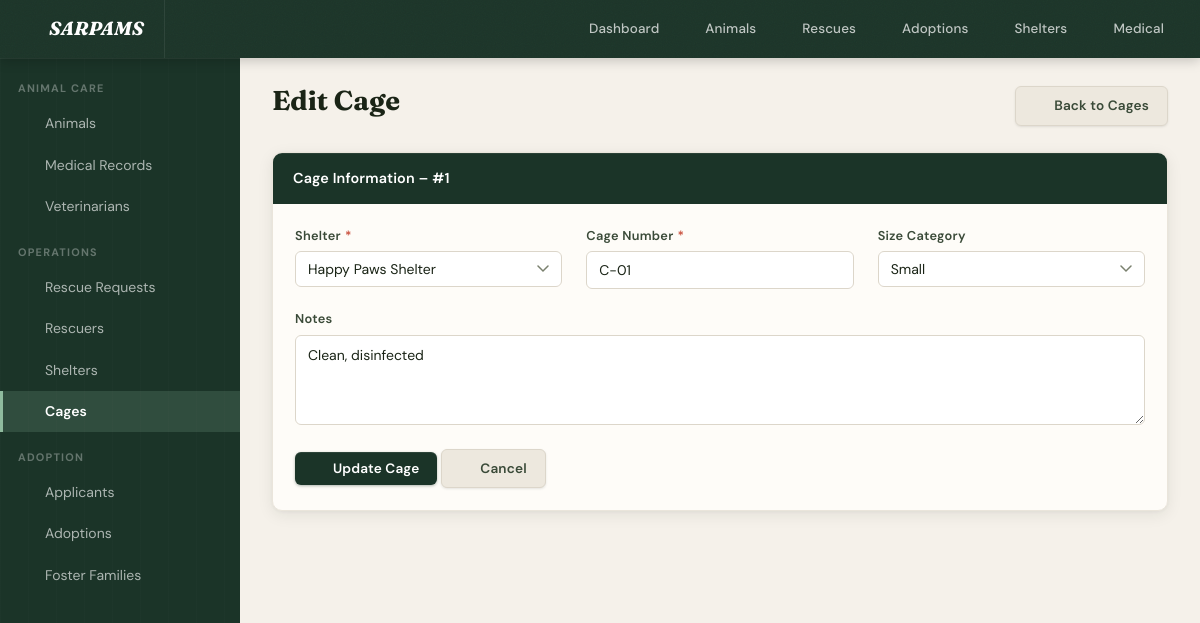
Screenshot of /cages/edit.php?id=1 with the database file from the repository.
### tables this page shows
CREATE TABLE IF NOT EXISTS CAGE (
    cage_id       INT AUTO_INCREMENT PRIMARY KEY,
    shelter_id    INT NOT NULL,
    cage_number   VARCHAR(10) NOT NULL,
    size_category ENUM('Small','Medium','Large') NOT NULL,
    is_occupied   BOOLEAN DEFAULT FALSE,
    notes         TEXT,
    FOREIGN KEY (shelter_id) REFERENCES SHELTER(shelter_id) ON DELETE RESTRICT
);

CREATE TABLE IF NOT EXISTS SHELTER (
    shelter_id    INT AUTO_INCREMENT PRIMARY KEY,
    shelter_name  VARCHAR(100) NOT NULL UNIQUE,
    address       VARCHAR(200) NOT NULL,
    city          VARCHAR(60)  NOT NULL,
    capacity      INT          NOT NULL,
    contact_phone VARCHAR(15)  NOT NULL,
    manager_name  VARCHAR(100) NOT NULL,
    created_at    TIMESTAMP DEFAULT CURRENT_TIMESTAMP
);

### config/db.php (called while the page is built, shortened)
<?php
function getDB() {
    static $conn = null;
    if ($conn === null) {
        $conn = new mysqli(DB_HOST, DB_USER, DB_PASS, DB_NAME);
        $conn->set_charset('utf8mb4');
    }
    return $conn;
}
function query($sql) {
    $result = getDB()->query($sql);
    return $result;
}
function fetchAll($sql) {
    $result = query($sql);
    $rows = [];
    while ($row = $result->fetch_assoc()) $rows[] = $row;
    return $rows;
}
function fetchOne($sql) {
    $result = query($sql);
    return $result->fetch_assoc();
}

### cages/edit.php (the view, shortened to what this page needs)
<?php
require_once __DIR__ . '/../config/db.php';
$id = isset($_GET['id']) ? (int)$_GET['id'] : 0;
$cage = fetchOne("SELECT * FROM CAGE WHERE cage_id=$id");
$d = ($_SERVER['REQUEST_METHOD'] === 'POST') ? $_POST : $cage;
$shelters = fetchAll("SELECT shelter_id, shelter_name FROM SHELTER ORDER BY shelter_name");
require_once __DIR__ . '/../includes/header.php';
?>
<div class="page-header">
    <h1 class="page-title">Edit Cage</h1>
    <a href="/sarpams/cages/index.php" class="btn btn-secondary"><i data-lucide="arrow-left"></i> Back to Cages</a>
</div>
<div class="card">
    <div class="card-header">Cage Information – #<?= $id ?></div>
    <div class="card-body">
        <form method="post" action="">
            <div class="form-grid">
                <div class="form-group required">
                    <label>Shelter</label>
                    <select name="shelter_id" required>
                        <?php foreach ($shelters as $sh): ?>
                            <option value="<?= $sh['shelter_id'] ?>" <?= (($d['shelter_id'] ?? '') == $sh['shelter_id']) ? 'selected' : '' ?>>
                                <?= htmlspecialchars($sh['shelter_name']) ?>
                            </option>
                        <?php endforeach; ?>
                    </select>
                </div>
                <div class="form-group required">
                    <label>Cage Number</label>
                    <input type="text" name="cage_number" value="<?= htmlspecialchars($d['cage_number'] ?? '') ?>" required>
                </div>
                <div class="form-group">
                    <label>Size Category</label>
                    <select name="size_category">
                        <?php foreach (['Small','Medium','Large'] as $sz): ?>
                            <option value="<?= $sz ?>" <?= (($d['size_category'] ?? 'Medium') === $sz) ? 'selected' : '' ?>><?= $sz ?></option>
                        <?php endforeach; ?>
                    </select>
                </div>
                <div class="form-group full">
                    <label>Notes</label>
                    <textarea name="notes" rows="2"><?= htmlspecialchars($d['notes'] ?? '') ?></textarea>
                </div>
            </div>
            <div style="margin-top:1.5rem;">
                <button type="submit" class="btn btn-primary"><i data-lucide="save"></i> Update Cage</button>
                <a href="/sarpams/cages/index.php" class="btn btn-secondary"><i data-lucide="x"></i> Cancel</a>
            </div>
        </form>
    </div>
</div>

### rows the page displays
cage: shelter_id "Happy Paws Shelter", cage_number "C-01", size_category "Small", notes "Clean, disinfected"

### other values shown
$id "1"
